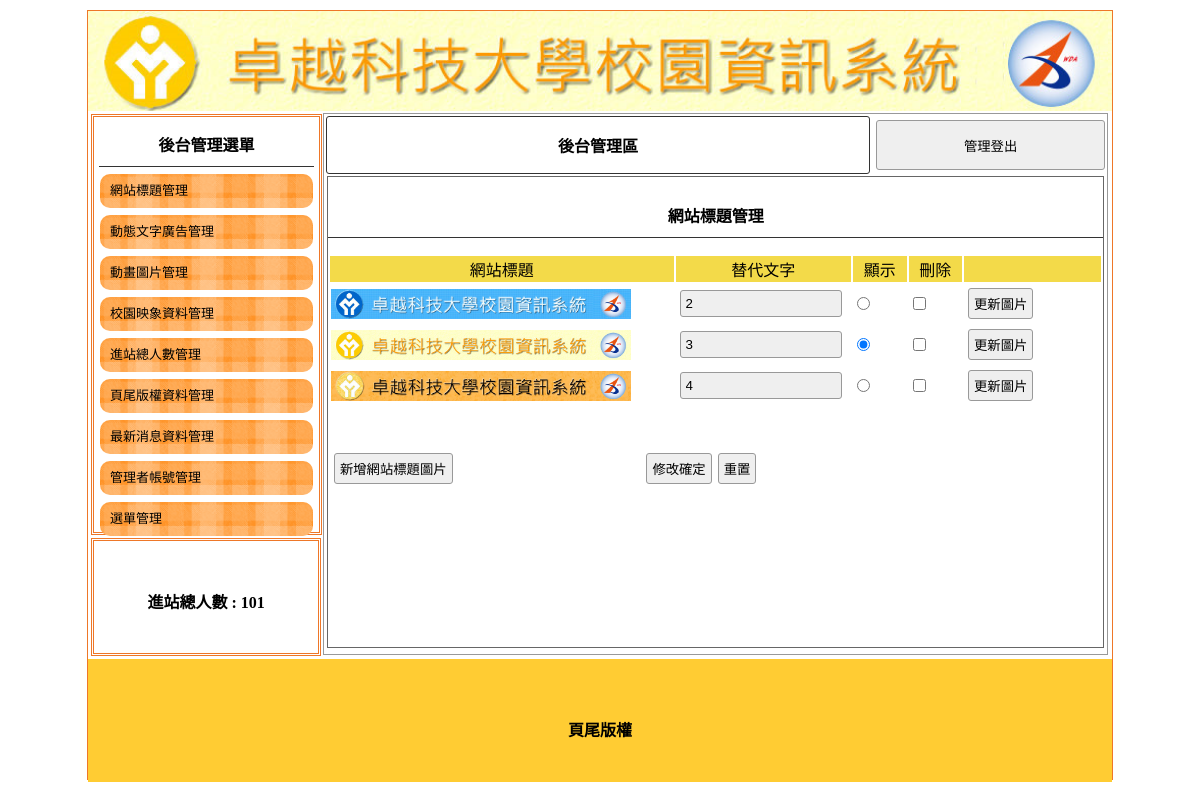
The page /admin.php (signed in) on the database its author committed.
### tables this page shows
CREATE TABLE `title` (
  `id` int(10) UNSIGNED NOT NULL,
  `img` text NOT NULL,
  `text` text NOT NULL,
  `sh` int(10) UNSIGNED NOT NULL
);

CREATE TABLE `total` (
  `id` int(10) UNSIGNED NOT NULL,
  `total` int(10) UNSIGNED NOT NULL
);

CREATE TABLE `bottom` (
  `id` int(10) UNSIGNED NOT NULL,
  `bottom` text NOT NULL
);

### base.php (called while the page is built, shortened)
<?php
class DB
{
    private $dsn = "mysql:host=localhost;charset=utf8;dbname=web1";
    private $root = "user";
    private $password = "user";
    private $table;
    private $pdo;
    public function __construct($table)
    {
        $this->table = $table;
        $this->pdo = new PDO($this->dsn, $this->root, $this->password);
    }
    public function all(...$arg)
    {
        $sql = "select * from $this->table ";
        return $this->pdo->query($sql)->fetchAll();
    }
    public function find($arg)
    {
        $sql = "select * from $this->table ";
        if (is_array($arg)) {
            foreach ($arg as $key => $value) {
                $tmp[] = sprintf("`%s`='%s'", $key, $value);
            }
            $sql = $sql . " where " . implode(" && ", $tmp);
        } else {
            $sql = $sql . " where `id`='$arg'";
        }
        return $this->pdo->query($sql)->fetch(PDO::FETCH_ASSOC);
    }
}
$Title = new DB('title');
$Total = new DB('total');
$Bottom = new DB('bottom');
$title = $Title->find(['sh' => 1]);
$bottom = $Bottom->find(1);
$total = $Total->find(1);

### back/title.php (the view, shortened to what this page needs)
<div style="width:99%; height:87%; margin:auto; overflow:auto; border:#666 1px solid;">
    <p class="t cent botli">網站標題管理</p>
    <form method="post" action="api/edit.php">
        <table width="100%">
            <tbody>
                <tr class="yel">
                    <td width="45%">網站標題</td>
                    <td width="23%">替代文字</td>
                    <td width="7%">顯示</td>
                    <td width="7%">刪除</td>
                    <td></td>
                </tr>
                <?php
                $table = $do;
                $db = new DB($table);
                $rows = $db->all();
                foreach ($rows as $row) {
                    $isChk = ($row['sh'] == 1) ? 'checked' : '';
                ?>
                    <tr>
                        <td width="45%"><img src='img/<?= $row['img']; ?>' style="width:300px;height:30px"></td>
                        <td width="23%"><input type="text" name="text[]" value="<?= $row['text']; ?>"> </td>
                        <td width="7%"><input type="radio" name="sh" value="<?= $row['id']; ?>" <?= $isChk; ?>> </td>
                        <td width="7%"><input type="checkbox" name="del[]" value="<?= $row['id']; ?>"></td>
                        <td><input type="button" value="更新圖片" onclick="op('#cover','#cvr','modal/upload_title.php?id=<?= $row['id']; ?>&table=<?= $table; ?>')">
                        </td>
                    </tr>
                <?php
                }
                ?>
            </tbody>
        </table>
        <table style="margin-top:40px; width:70%;">
            <tbody>
                <tr>
                    <td width="200px"><input type="button" onclick="op('#cover','#cvr','modal/create_title.php?table=<?= $table; ?>')" value="新增網站標題圖片"></td>
                    <td class="cent"><input type="submit" value="修改確定"><input type="reset" value="重置">
                    </td>
                </tr>
            </tbody>
        </table>
    </form>
</div>

### admin.php (shortened to what this page needs)
<?php include 'base.php'; ?>
<!DOCTYPE html PUBLIC "-//W3C//DTD XHTML 1.0 Transitional//EN" "http://www.w3.org/TR/xhtml1/DTD/xhtml1-transitional.dtd">
<html xmlns="http://www.w3.org/1999/xhtml">
<head>
	<link href="./css/css.css" rel="stylesheet" type="text/css">
</head>
<body>
	<div id="main">
		<a title="<?= $title['text']; ?>" href="index.php">
			<div class="ti" style="background:url('img/<?= $title['img']; ?>'); background-size:cover;"></div>
		</a>
		<div id="ms">
			<div id="lf" style="float:left;">
				<div id="menuput" class="dbor">
					<span class="t botli">後台管理選單</span>
					<a style="color:#000; font-size:13px; text-decoration:none;" href="?do=title">
						<div class="mainmu"> 網站標題管理 </div>
					</a>
					<a style="color:#000; font-size:13px; text-decoration:none;" href="?do=ad">
						<div class="mainmu"> 動態文字廣告管理 </div>
					</a>
					<a style="color:#000; font-size:13px; text-decoration:none;" href="?do=mvim">
						<div class="mainmu"> 動畫圖片管理 </div>
					</a>
					<a style="color:#000; font-size:13px; text-decoration:none;" href="?do=image">
						<div class="mainmu"> 校園映象資料管理 </div>
					</a>
					<a style="color:#000; font-size:13px; text-decoration:none;" href="?do=total">
						<div class="mainmu"> 進站總人數管理 </div>
					</a>
					<a style="color:#000; font-size:13px; text-decoration:none;" href="?do=bottom">
						<div class="mainmu"> 頁尾版權資料管理 </div>
					</a>
					<a style="color:#000; font-size:13px; text-decoration:none;" href="?do=news">
						<div class="mainmu"> 最新消息資料管理 </div>
					</a>
					<a style="color:#000; font-size:13px; text-decoration:none;" href="?do=admin">
						<div class="mainmu"> 管理者帳號管理 </div>
					</a>
					<a style="color:#000; font-size:13px; text-decoration:none;" href="?do=menu">
						<div class="mainmu"> 選單管理 </div>
					</a>
				</div>
				<div class="dbor" style="margin:3px; width:95%; height:20%; line-height:100px;">
					<span class="t">進站總人數 : <?= $total['total']; ?></span>
				</div>
			</div>
			<div class="di" style="height:540px; border:#999 1px solid; width:76.5%; margin:2px 0px 0px 0px; float:left; position:relative; left:20px;">
				<table width="100%">
					<tbody>
						<tr>
							<td style="width:70%;font-weight:800; border:#333 1px solid; border-radius:3px;" class="cent"><a href="?do=admin" style="color:#000; text-decoration:none;">後台管理區</a>
							</td>
							<td><button onclick="lo('api/logout.php')" style="width:99%; margin-right:2px; height:50px;">管理登出</button></td>
						</tr>
					</tbody>
				</table>
				<?
				if (!empty($_GET['do'])) {
					$do = $_GET['do'];
				} else {
					$do = 'title';
				}
				$file = 'back/' . $do . '.php';
				if (file_exists($file)) {
					include $file;
				} else {
					include 'back/title.php';
				}
				?>
			</div>
		</div>
		<div style="width:1024px; left:0px; position:relative; background:#FC3; margin-top:4px; height:123px; display:block;">
			<span class="t" style="line-height:123px;"> <?= $bottom['bottom']; ?></span>
		</div>
	</div>
</body>
</html>

### css/css.css (style rules this page uses)
body { padding: 0px; margin: 0px; }
#main { width: 1024px; height: 768px; margin: 10px auto 10px auto; border: #EE7728 1px solid; position: relative; }
.ti { width: 100%; height: 100px; position: relative; background-size: cover; background-repeat: no-repeat; }
.dbor { border: #EE7728 double 3px; margin: 1px; padding: 2px 10px 2px 10px; }
.t { font-weight: 800; display: block; text-align: center; padding: 10px 1px 10px 1px; }
.botli { border-bottom: #333 1px solid; }
.mainmu { position: relative; border-radius: 10px; background: url(../icon/menu.fw.png) center no-repeat; background-size: cover; line-height: 30px; padding: 2px 10px 2px 10px; margin: 7px 1px 7px 1px; }
#lf { height: 540px; width: 21%; display: inline-block; }
#menuput { width: 100%; height: 75%; position: relative; padding: 5px; display: block; margin: 3px; }
.di { display: inline-block; }
.cent { text-align: center; }
input, button { border: #999 1px solid; border-radius: 3px; background: #EFEFEF; padding: 5px; margin: 3px; }
input[type=text], input[type=password] { width: 150px; }
.yel td { background: #F3DA49; text-align: center; }

### rows shown on the page
title: img (picture), text "3"
total: total "101"
title: img (picture), text "2"
title: img (picture), text "4"
bottom: bottom "頁尾版權"
